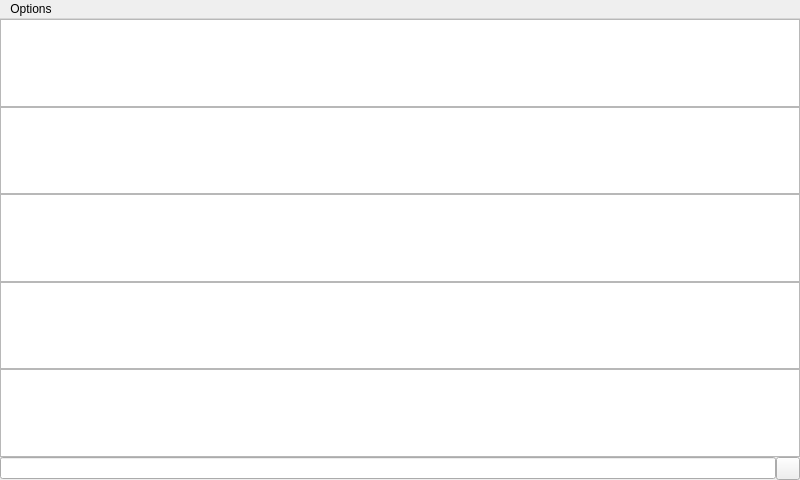
<?xml version="1.0" encoding="UTF-8"?>
<ui version="4.0">
 <class>MusicWindow</class>
 <widget class="QMainWindow" name="MusicWindow">
  <property name="geometry">
   <rect>
    <x>0</x>
    <y>0</y>
    <width>800</width>
    <height>480</height>
   </rect>
  </property>
  <widget class="QWidget" name="centralWidget">
   <layout class="QVBoxLayout" name="centralLayout">
    <property name="spacing">
     <number>0</number>
    </property>
    <property name="leftMargin">
     <number>0</number>
    </property>
    <property name="topMargin">
     <number>0</number>
    </property>
    <property name="rightMargin">
     <number>0</number>
    </property>
    <property name="bottomMargin">
     <number>0</number>
    </property>
    <item>
     <widget class="FastListView" name="songList">
      <property name="contextMenuPolicy">
       <enum>Qt::CustomContextMenu</enum>
      </property>
      <property name="editTriggers">
       <set>QAbstractItemView::NoEditTriggers</set>
      </property>
      <property name="alternatingRowColors">
       <bool>true</bool>
      </property>
      <property name="uniformItemSizes">
       <bool>true</bool>
      </property>
     </widget>
    </item>
    <item>
     <widget class="FastListView" name="albumList">
      <property name="font">
       <font>
        <pointsize>13</pointsize>
       </font>
      </property>
      <property name="contextMenuPolicy">
       <enum>Qt::CustomContextMenu</enum>
      </property>
      <property name="editTriggers">
       <set>QAbstractItemView::NoEditTriggers</set>
      </property>
      <property name="iconSize">
       <size>
        <width>124</width>
        <height>124</height>
       </size>
      </property>
      <property name="movement">
       <enum>QListView::Static</enum>
      </property>
      <property name="gridSize">
       <size>
        <width>155</width>
        <height>212</height>
       </size>
      </property>
      <property name="viewMode">
       <enum>QListView::IconMode</enum>
      </property>
      <property name="uniformItemSizes">
       <bool>true</bool>
      </property>
      <property name="wrapping" stdset="0">
       <bool>true</bool>
      </property>
     </widget>
    </item>
    <item>
     <widget class="FastListView" name="artistList">
      <property name="contextMenuPolicy">
       <enum>Qt::CustomContextMenu</enum>
      </property>
      <property name="editTriggers">
       <set>QAbstractItemView::NoEditTriggers</set>
      </property>
      <property name="alternatingRowColors">
       <bool>true</bool>
      </property>
      <property name="uniformItemSizes">
       <bool>true</bool>
      </property>
     </widget>
    </item>
    <item>
     <widget class="FastListView" name="genresList">
      <property name="contextMenuPolicy">
       <enum>Qt::CustomContextMenu</enum>
      </property>
      <property name="editTriggers">
       <set>QAbstractItemView::NoEditTriggers</set>
      </property>
      <property name="alternatingRowColors">
       <bool>true</bool>
      </property>
      <property name="uniformItemSizes">
       <bool>true</bool>
      </property>
     </widget>
    </item>
    <item>
     <widget class="FastListView" name="playlistList">
      <property name="contextMenuPolicy">
       <enum>Qt::CustomContextMenu</enum>
      </property>
      <property name="editTriggers">
       <set>QAbstractItemView::NoEditTriggers</set>
      </property>
      <property name="alternatingRowColors">
       <bool>true</bool>
      </property>
      <property name="uniformItemSizes">
       <bool>true</bool>
      </property>
     </widget>
    </item>
    <item>
     <widget class="QWidget" name="searchWidget" native="true">
      <property name="visible">
       <bool>false</bool>
      </property>
      <layout class="QHBoxLayout" name="searchLayout">
       <property name="spacing">
        <number>0</number>
       </property>
       <property name="leftMargin">
        <number>0</number>
       </property>
       <property name="topMargin">
        <number>0</number>
       </property>
       <property name="rightMargin">
        <number>0</number>
       </property>
       <property name="bottomMargin">
        <number>0</number>
       </property>
       <item>
        <widget class="QLineEdit" name="searchEdit"/>
       </item>
       <item>
        <widget class="QToolButton" name="searchHideButton"/>
       </item>
      </layout>
     </widget>
    </item>
   </layout>
   <widget class="NowPlayingIndicator" name="indicator" native="true">
    <property name="geometry">
     <rect>
      <x>680</x>
      <y>350</y>
      <width>112</width>
      <height>70</height>
     </rect>
    </property>
   </widget>
  </widget>
  <widget class="QMenuBar" name="menubar">
   <property name="geometry">
    <rect>
     <x>0</x>
     <y>0</y>
     <width>800</width>
     <height>20</height>
    </rect>
   </property>
   <widget class="KbMenu" name="windowMenu">
    <property name="title">
     <string>Options</string>
    </property>
   </widget>
   <addaction name="windowMenu"/>
  </widget>
  <action name="actionAll_albums">
   <property name="text">
    <string>All albums</string>
   </property>
  </action>
  <action name="actionArtists">
   <property name="text">
    <string>Artists</string>
   </property>
  </action>
  <action name="actionGenres">
   <property name="text">
    <string>Genres</string>
   </property>
  </action>
  <action name="actionPlaylists">
   <property name="text">
    <string>Playlists</string>
   </property>
  </action>
  <action name="actionAll_songs">
   <property name="text">
    <string>All songs</string>
   </property>
  </action>
 </widget>
 <customwidgets>
  <customwidget>
   <class>NowPlayingIndicator</class>
   <extends>QWidget</extends>
   <header>nowplayingindicator.h</header>
   <container>1</container>
  </customwidget>
  <customwidget>
   <class>FastListView</class>
   <extends>QListView</extends>
   <header>fastlistview.h</header>
   <container>1</container>
  </customwidget>
  <customwidget>
   <class>KbMenu</class>
   <extends>QMenu</extends>
   <header>kbmenu.h</header>
   <container>1</container>
  </customwidget>
 </customwidgets>
 <resources/>
 <connections/>
</ui>
